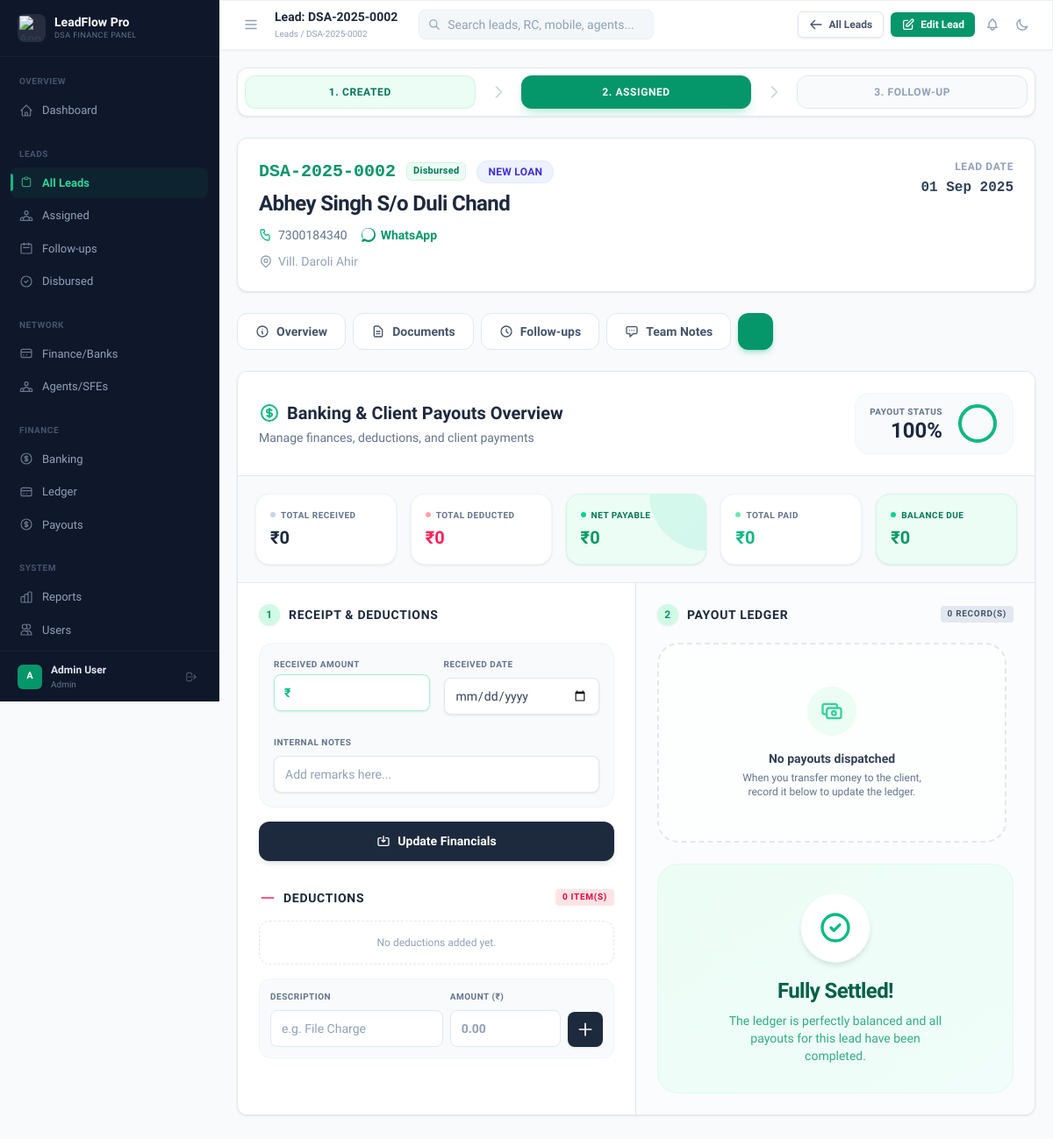
/leads/view.php?id=DSA-2025-0002&tab=banking (signed in), run on the app's committed database.
### tables this page shows
CREATE TABLE IF NOT EXISTS `leads` (
  `id` INT UNSIGNED AUTO_INCREMENT PRIMARY KEY,
  `lead_id` VARCHAR(20) NOT NULL UNIQUE COMMENT 'Auto-generated e.g. DSA-2025-0001',
  `lead_date` DATE NOT NULL,
   
  `customer_name` VARCHAR(200) NOT NULL,
  `customer_mobile` VARCHAR(15) NOT NULL,
  `customer_mobile2` VARCHAR(15) NULL,
  `customer_address` TEXT NULL,
   
  `vehicle_make_model` VARCHAR(200) NULL COMMENT 'e.g. TATA 1512',
  `year_of_manufacture` YEAR NULL,
  `registration_number` VARCHAR(30) NULL,
  `loan_amount` DECIMAL(12,2) NULL,
  `final_loan_amount` DECIMAL(15,2) NULL,
  `tenure_months` INT NULL,
  `roi` DECIMAL(5,2) NULL,
  `loan_type` ENUM('new_loan','refinance') NOT NULL DEFAULT 'new_loan',
   
  `customer_bank_name` VARCHAR(150) NULL,
  `customer_account_number` VARCHAR(30) NULL,
  `customer_ifsc_code` VARCHAR(15) NULL,
   
  `referred_by` VARCHAR(200) NULL,
  `agent_id` INT UNSIGNED NULL,
  `financer_id` INT UNSIGNED NULL,
  `financer_lead_number` VARCHAR(100) NULL COMMENT 'Lead/App number given by financer',
  `dealer_id` INT UNSIGNED NULL,
  `executive_id` INT UNSIGNED NULL COMMENT 'SFE assigned',
   
  `status` ENUM('new','pending','initiated','approved','disbursed','rejected','on_hold') NOT NULL DEFAULT 'new',
  `status_date` DATE NULL,
  `query_notes` TEXT NULL,
   
  `rc_status` ENUM('pending','received','not_applicable') DEFAULT 'pending',
  `rc_number` VARCHAR(50) NULL,
  `insurance_status` ENUM('pending','received','not_applicable') DEFAULT 'pending',
  `insurance_number` VARCHAR(50) NULL,
  `rto_status` ENUM('pending','done','not_applicable') DEFAULT 'pending',
   
  `payout_amount` DECIMAL(10,2) NULL,
  `payout_status` ENUM('pending','paid','partial') DEFAULT 'pending',
   
  `created_by` INT UNSIGNED NULL,
  `created_at` TIMESTAMP DEFAULT CURRENT_TIMESTAMP,
  `updated_at` TIMESTAMP DEFAULT CURRENT_TIMESTAMP ON UPDATE CURRENT_TIMESTAMP,
  FOREIGN KEY (`agent_id`) REFERENCES `agents`(`id`) ON DELETE SET NULL,
  FOREIGN KEY (`financer_id`) REFERENCES `financers`(`id`) ON DELETE SET NULL,
  FOREIGN KEY (`dealer_id`) REFERENCES `dealers`(`id`) ON DELETE SET NULL,
  FOREIGN KEY (`executive_id`) REFERENCES `executives`(`id`) ON DELETE SET NULL,
  FOREIGN KEY (`created_by`) REFERENCES `users`(`id`) ON DELETE SET NULL
);

### leads/view.php (the view, shortened to what the rows shown need)
<?php
require_once __DIR__ . '/../includes/db.php';
require_once __DIR__ . '/../includes/auth.php';
$leadIdParam = $_GET['id'] ?? '';
$lead = db_fetch_one($conn, "
    SELECT l.*,
           a.name as agent_name, a.mobile as agent_mobile,
           f.name as financer_name, f.dsa_code as financer_dsa_code,
           d.name as dealer_name,
           ex.name as executive_name, ex.mobile as executive_mobile
    FROM leads l
    LEFT JOIN agents a      ON l.agent_id = a.id
    LEFT JOIN financers f   ON l.financer_id = f.id
    LEFT JOIN dealers d     ON l.dealer_id = d.id
    LEFT JOIN executives ex ON l.executive_id = ex.id
    WHERE l.lead_id = ?
", 's', [$leadIdParam]);
$pageTitle      = 'Lead: ' . $lead['lead_id'];
$pageBreadcrumb = 'Leads / ' . $lead['lead_id'];
require_once __DIR__ . '/../includes/header.php';
?>
<?php $activeTab = $_GET['tab'] ?? 'overview'; ?>
<div class="grid grid-cols-1 <?= ($activeTab === 'overview' || $activeTab === 'followups') ? 'lg:grid-cols-3' : 'lg:grid-cols-1' ?> gap-6">
    <div class="<?= ($activeTab === 'overview' || $activeTab === 'followups') ? 'lg:col-span-2' : 'lg:col-span-1' ?> space-y-6">
        <div class="card p-6">
            <div class="flex items-start justify-between flex-wrap gap-4">
                <div>
                    <div class="flex items-center gap-3 mb-1.5 flex-wrap">
                        <span class="text-xl font-extrabold font-mono text-brand-600 dark:text-brand-400"><?= e($lead['lead_id']) ?></span>
                        <?= status_badge($lead['status']) ?>
                        <?= loan_type_badge($lead['loan_type']) ?>
                    </div>
                    <h2 class="text-2xl font-black text-slate-800 dark:text-white tracking-tight"><?= e($lead['customer_name']) ?></h2>
                    <div class="flex items-center flex-wrap gap-4 mt-2.5 text-sm text-slate-500 dark:text-slate-400">
                        <a href="tel:<?= e($lead['customer_mobile']) ?>" class="flex items-center gap-1.5 hover:text-brand-500 transition-colors">
                            <?= e($lead['customer_mobile']) ?>
                        </a>
                        <a href="<?= whatsapp_link($lead['customer_mobile'], "Hello " . trim(explode(' ', $lead['customer_name'])[0]) . ", I am following up regarding your vehicle loan file ({$lead['lead_id']}).") ?>" target="_blank"
                           class="flex items-center gap-1.5 text-emerald-600 hover:text-emerald-700 font-bold transition-colors">
                            WhatsApp
                        </a>
                    </div>
                    <?php if ($lead['customer_address']): ?>
                    <div class="text-sm text-slate-400 dark:text-slate-500 mt-2.5 flex items-center gap-1.5">
                        <span><?= e($lead['customer_address']) ?></span>
                    </div>
                    <?php endif; ?>
                </div>
                <div class="text-right">
                    <div class="text-xs font-bold text-slate-400 uppercase tracking-wider">Lead Date</div>
                    <div class="text-base font-extrabold text-slate-700 dark:text-slate-300 mt-1 font-mono">
                        <?= date('d M Y', strtotime($lead['lead_date'])) ?>
                    </div>
                </div>
            </div>
        </div>
        <?php if ($activeTab === 'banking' && $lead['status'] === 'disbursed'): ?>
    </div>
    <?php endif;  ?>
    </div>
</div>
<?php require_once __DIR__ . '/../includes/footer.php'; ?>

### includes/header.php (shortened to what the rows shown need)
<?php
require_once __DIR__ . '/auth.php';
?>
<!DOCTYPE html>
<html lang="en" id="htmlRoot">
<head>
    <link href="<?php echo BASE_URL; ?>/assets/css/tailwind.css?v=<?= filemtime(__DIR__ . '/../assets/css/tailwind.css') ?>" rel="stylesheet">
    <link rel="stylesheet" href="https://cdn.datatables.net/1.13.7/css/jquery.dataTables.min.css">
    <link rel="stylesheet" href="https://cdn.datatables.net/buttons/2.4.2/css/buttons.dataTables.min.css">
    <link rel="stylesheet" href="https://cdn.datatables.net/responsive/2.5.0/css/responsive.dataTables.min.css">
    <link rel="stylesheet" href="https://unpkg.com/nprogress@0.2.0/nprogress.css" />
</head>
<body class="min-h-screen flex text-slate-700 dark:text-slate-300 relative" hx-boost="true">
<div class="flex-1 flex flex-col min-w-0 print:block print:min-h-0">
    <header class="glass-panel border-b border-slate-200/60 dark:border-slate-800/60 px-4 sm:px-5 py-2.5 flex items-center justify-between flex-shrink-0 z-10 sticky top-0 print:hidden">
        <div class="flex items-center gap-3">
            <div>
                <h1 class="text-sm font-semibold text-slate-800 dark:text-white leading-tight"><?= e($pageTitle ?? 'Dashboard') ?></h1>
                <?php if (!empty($pageBreadcrumb)): ?>
                <div class="text-[10px] text-slate-400 dark:text-slate-500 mt-0.5"><?= $pageBreadcrumb ?></div>
                <?php endif; ?>
            </div>
        </div>
    </header>
    <main class="flex-1 p-4 sm:p-5 print:p-0">

### data on the page
leads: lead "Lead: DSA-2025-0002", lead "Leads / DSA-2025-0002", lead "DSA-2025-0002", customer_name "Abhey Singh S/o Duli Chand", customer_mobile "7300184340", customer_address "Vill. Daroli Ahir", lead_date "01 Sep 2025"

### other printed values
$APP_NAME "LeadFlow Pro"
$APP_COMPANY "DSA FINANCE PANEL"
substr($user['name'] ?? 'U', 0, 1) "A"
$user['name'] "Admin User"
$user['role'] "Admin"
$label "Disbursed"
$tab['label'] "Overview"
$tab['label'] "Documents"
$tab['label'] "Follow-ups"
$tab['label'] "Team Notes"
$percentPaid "100"
format_currency($received) "₹0"
format_currency($deductions) "₹0"
format_currency($payable) "₹0"
format_currency($total_paid) "₹0"
